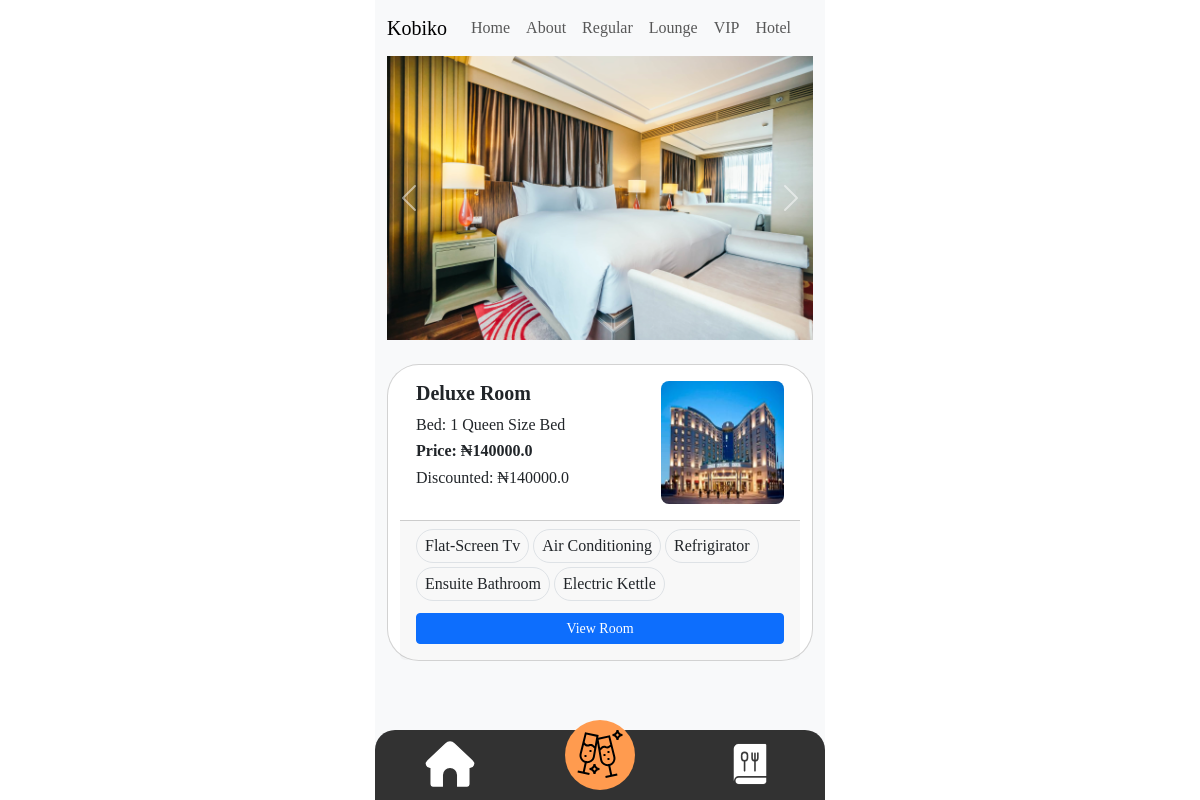
Before: /rooms with the older database file.
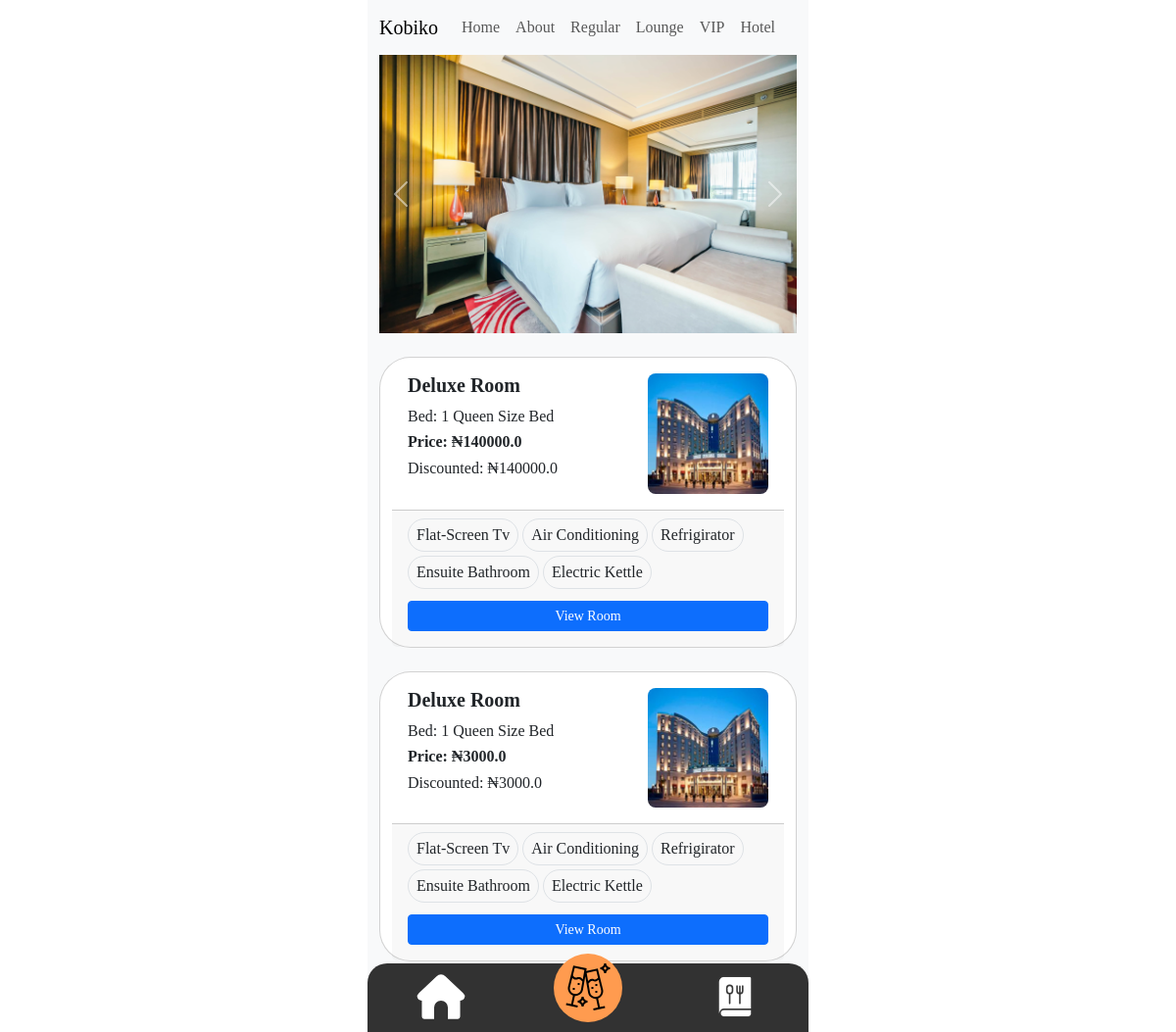
After: the same page with the newer database file.
### app/models.py (models this page shows)
class Room(db.Model):
    id = db.Column(db.Integer, primary_key=True)
    title = db.Column(db.String(50), nullable=False)
    bed = db.Column(db.String(50), nullable=False, server_default="1 queen size bed")
    price = db.Column(db.Float, nullable=False)
    description = db.Column(db.Text, nullable=False)
    discount = db.Column(db.Float, nullable=True)
    images = db.relationship('RoomImage', backref='room', lazy=True)

class RoomImage(db.Model):
    id = db.Column(db.Integer, primary_key=True)
    filename = db.Column(db.String(100))
    room_id = db.Column(db.Integer, db.ForeignKey('room.id'), nullable=False)

### app/public/routes.py (the view)
@public.route('/rooms')
def rooms():
    rooms = Room.query.all()
    active='hotel'
    return render_template('public/rooms.html', title="Hotel Rooms", rooms=rooms, active=active)

### app/templates/public/rooms.html (shortened to what this page needs)
{% extends 'public/layout.html' %}
{% block content %}
    <div class="wrapper container-fluid px-0 bg-light">
        {% include 'public/nav.html'%}
        <main>
            <div class="hotel-container mb-5">
                <div class="row">
                    <div id="hotelCarousel" class="carousel slide">
                        <div class="carousel-inner">
                          <div class="carousel-item active">
                            <img src="{{ url_for('static', filename='images/banner/hotel.png') }}" class="d-block w-100" alt="...">
                          </div>
                        </div>
                        <button class="carousel-control-prev" type="button" data-bs-target="#hotelCarousel" data-bs-slide="prev">
                          <span class="carousel-control-prev-icon" aria-hidden="true"></span>
                        </button>
                        <button class="carousel-control-next" type="button" data-bs-target="#hotelCarousel" data-bs-slide="next">
                          <span class="carousel-control-next-icon" aria-hidden="true"></span>
                        </button>
                      </div>
                </div>
                <div class="row my-4 container">
                    {% for room in rooms %}
                        <div class="card rounded-5 col-12 mx-auto mb-4">
                            <div class="card-body row pt-3">
                                <div class="col-8 px-0">
                                    <h5 class="card-title fw-bolder mb-2 mt-0">
                                        <a href="{{ url_for('public.room', id=room.id) }}">{{ room.title }}</a>
                                    </h5>
                                    <p class="fw-medium my-1 text-capitalize">Bed: {{room.bed}}</p>
                                    <h6 class="fw-bold">
                                        Price: &#8358;{{ room.price }}
                                    </h6>
                                    <h6 class="fw-medium">
                                        Discounted: &#8358;{{ room.price }}
                                    </h6>
                                </div>
                                <div class="col-4 px-0">
                                    <img src="{{ url_for('static', filename='images/product/' + room.images[0].filename ) }}" class="w-100 image-fluid rounded-3" alt="">
                                </div>
                            </div>
                            <div class="card-footer">
                                <div class="room-features">
                                    <span class="rounded-pill border border-1 d-inline-block py-1 px-2 mr-2 mb-1">Flat-Screen Tv</span>
                                    <span class="rounded-pill border border-1 d-inline-block py-1 px-2 mr-2 mb-1">Air Conditioning</span>
                                    <span class="rounded-pill border border-1 d-inline-block py-1 px-2 mr-2 mb-1">Refrigirator</span>
                                    <span class="rounded-pill border border-1 d-inline-block py-1 px-2 mr-2 mb-1">Ensuite Bathroom</span>
                                    <span class="rounded-pill border border-1 d-inline-block py-1 px-2 mr-2 mb-1">Electric Kettle</span>
                                </div>
                                <a href="{{ url_for('public.room', id=room.id) }}" class="btn btn-sm col-12 my-2 btn-primary">View Room</a>
                            </div>
                        </div>
                    {% endfor %}
                </div>
            </div>
        </main>
    </div>
{% endblock %}

### app/templates/public/layout.html (shortened to what this page needs)
<!DOCTYPE html>
<html lang="en">
<head>
    <link rel="stylesheet" href="https://cdn.jsdelivr.net/npm/bootstrap-icons@1.11.3/font/bootstrap-icons.min.css">
    <link rel="stylesheet" href="https://cdn.jsdelivr.net/npm/bootstrap@5.3.3/dist/css/bootstrap.min.css">
    <link rel="stylesheet" href="{{ url_for('static', filename='css/style.css') }}">
</head>
<body>
    {% block content %}
    {% endblock %}
    <footer class="footer fixed-bottom text-center d-flex justify-content-around">
        <div class="home active">
            <a href="{{ url_for('public.index') }}">
                <img src="{{ url_for('static', filename='images/Icons/Home-active.svg') }}" alt="homepage">
            </a>
        </div>
        <div class="rounded-circle drinks active">
            <a href="{{ url_for('public.lounge') }}">
                <img src="{{ url_for('static', filename='images/Icons/drinks.svg') }}" alt="drinks">
            </a>
        </div>
        <div class="active ">
            <a href="{{ url_for('public.regular') }}">
                <img src="{{ url_for('static', filename='images/Icons/Menu-active.svg') }}" alt="Menu">
            </a>
        </div>
    </footer>
</body>
</html>

### app/templates/public/nav.html (shortened to what this page needs)
<nav class="navbar navbar-expand-lg">
    <div class="container-fluid flex justify-content-between">
        <a class="navbar-brand" href="{{ url_for('public.index')}}">Kobiko</a>
        <div class="collapse navbar-collapse" id="nav">
            <ul class="navbar-nav">
                <li class="nav-item {{ 'active' if active=='index'}}">
                    <a class="nav-link" href="{ url_for('public.index')}}">Home</a>
                </li>
                <li class="nav-item {{ 'active' if active=='about'}}">
                    <a class="nav-link" href="{ url_for('public.about')}}">About</a>
                </li>
                <li class="nav-item {{ 'active' if active=='regular'}}">
                    <a class="nav-link" href="{ url_for('public.regular')}}">Regular</a>
                </li>
                <li class="nav-item">
                    <a class="nav-link" href="{ url_for('public.lounge')}}">Lounge</a>
                </li>
                <li class="nav-item {{ 'active' if active=='vip'}}">
                    <a class="nav-link" href="{ url_for('public.vip')}}">VIP</a>
                </li>
                <li class="nav-item {{ 'active' if active=='hotel'}}">
                    <a class="nav-link" href="{ url_for('public.rooms')}}">Hotel</a>
                </li>
            </ul>
        </div>
    </div>
</nav>

### app/static/css/style.css (style rules this page uses)
* { border: 0; margin: 0; box-sizing: border-box; }
body { max-width: 450px; margin: 0 auto; position: relative; font-family: Manrope; }
.wrapper { background-color: whitesmoke; }
a { text-decoration: none; color: inherit; }
.row { margin: 0; border: 0; }
.wrapper { min-height: 100vh; }
footer.footer { height: 70px; background-color: #323232; font-size: 40px; max-width: 450px; margin: 0 auto; border-radius: 20px 20px 0 0; }
footer.footer div { height: 70px; width: 70px; padding: 0; margin: 0; }
footer.footer .drinks { margin-top: -10px; }
footer.footer .drinks.active { background-color: #FF9B4F; }
footer.footer img { height: 50px; width: 50px; }
footer.footer .active img { color: #FF9B4F; }

Changed rows visible on the page:
added Room: title "Deluxe Room", bed "1 Queen Size Bed", price "3000.0", filename (picture)
